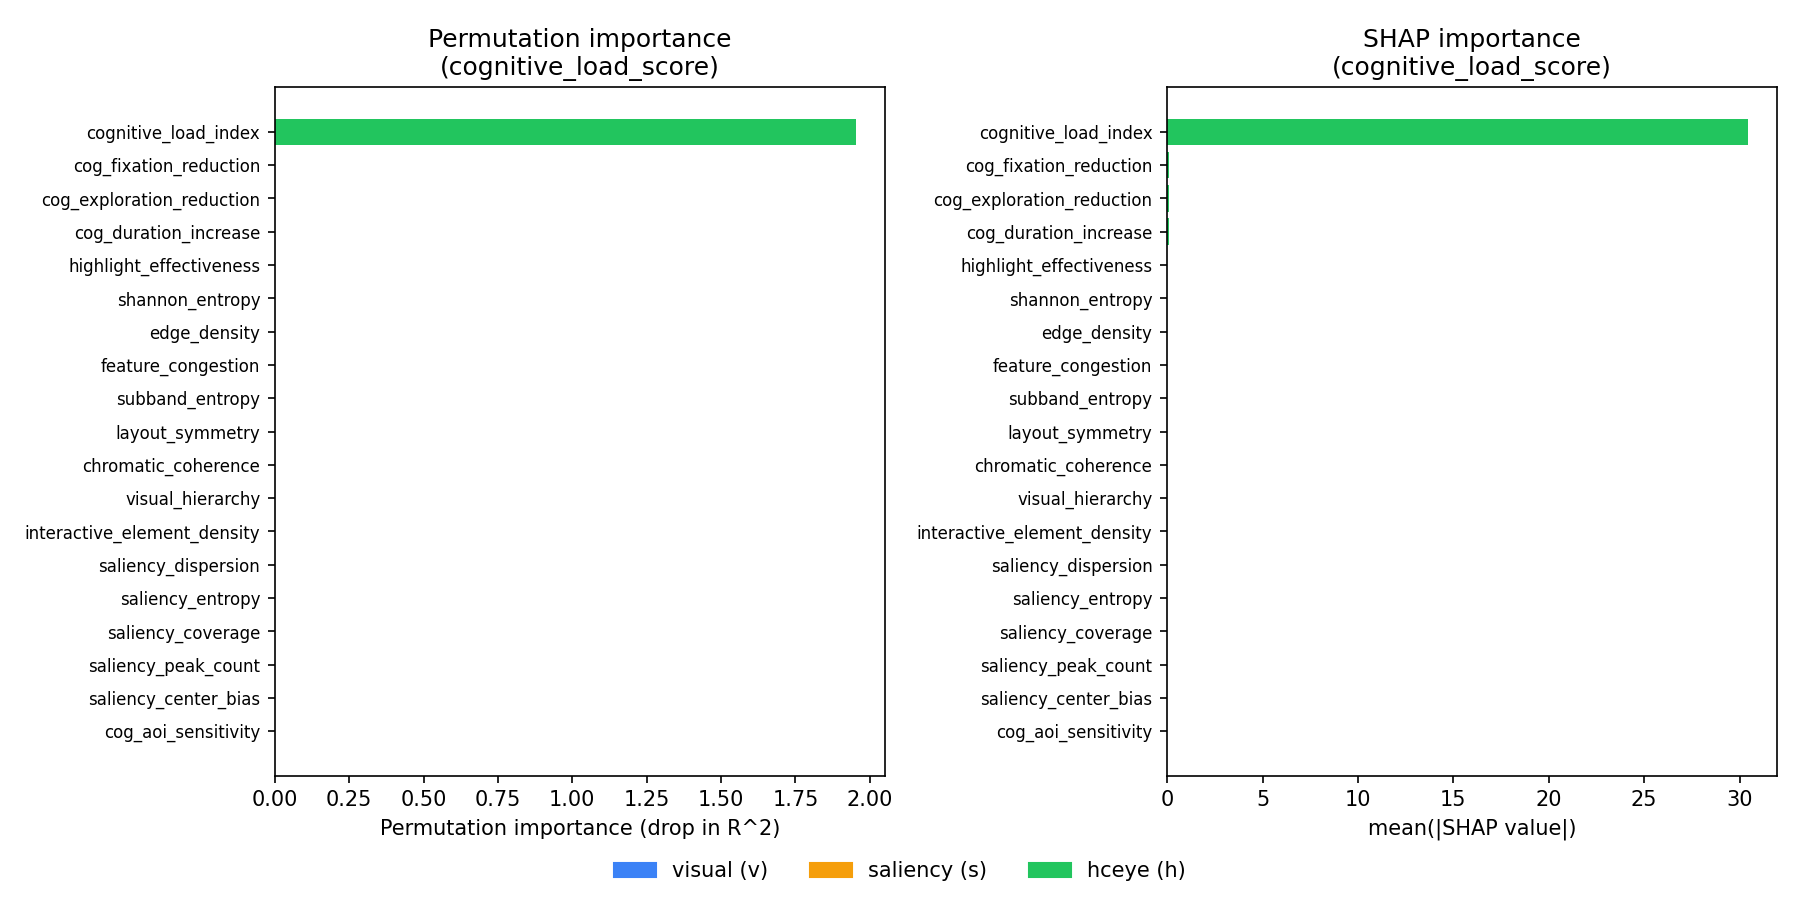

The script that saved this image:
#!/usr/bin/env python3
"""
Feature Ablation + SHAP — Stage 2 Regression Model
===================================================
Answers a critical question raised in supervision: does the UMSI++ saliency
block (s in R^5) add anything to the cognitive-load prediction beyond the
classic visual-complexity block (v in R^8) and the empirical HCEye block
(h in R^6)?

Two complementary analyses are run on the Stage 2 training data:

1. Block ablation (cross-validated R^2)
   Each feature block (v = visual, s = saliency, h = HCEye) is switched on or
   off and the model is re-fitted. The change in 5-fold CV R^2 shows the
   marginal contribution of each block. If s barely moves R^2, UMSI++ does not
   help the regression (a publishable negative result).

2. Per-feature importance (permutation + SHAP)
   On the full 19-feature model we compute two model-agnostic importance
   measures for the headline output (cognitive_load_score):
     - permutation importance (sklearn, always available)
     - SHAP mean(|value|) (TreeExplainer on a Random Forest)
   Agreement between the two rankings makes the finding more trustworthy.

IMPORTANT scientific caveat (must be stated in the thesis)
----------------------------------------------------------
In the current Stage 2 training data the visual (v) and saliency (s) feature
vectors are SIMULATED from HCEye gaze proxies (see
stage2/regression_model.build_training_data), while the HCEye block (h) and the
regression targets (y) are both derived from the same empirical sensitivity
lookup. The h block is therefore expected to dominate almost by construction.
This ablation is thus a diagnostic of the CURRENT model, not yet evidence about
saliency in general; a fair test needs real image-derived v and s features.

Usage
-----
    python scripts/feature_ablation_shap.py

Output
------
    - prints an ablation table and importance rankings to stdout
    - writes scripts/feature_ablation_results.csv (ablation R^2 per block combo)
    - writes scripts/feature_importance_results.csv (per-feature importances)
    - writes scripts/feature_ablation_shap.png (importance bar chart) if
      matplotlib is available

References
----------
    Lundberg, S.M., & Lee, S.-I. (2017). A Unified Approach to Interpreting
        Model Predictions. NeurIPS 2017.  [SHAP]
    Breiman, L. (2001). Random forests. Machine Learning, 45(1), 5-32.
        [permutation importance]
    Das, S. et al. (2024). Shifting Focus with HCEye. ETRA 2024.
"""

import csv
import sys
from itertools import combinations
from pathlib import Path

import numpy as np

# Make the project root importable so we can reuse the Stage 2 data builder.
_THIS_DIR = Path(__file__).resolve().parent
_PROJECT_ROOT = _THIS_DIR.parent
sys.path.insert(0, str(_PROJECT_ROOT))
sys.path.insert(0, str(_PROJECT_ROOT / "stage2"))

from stage2.regression_model import Stage2Model, build_training_data  # noqa: E402

# Default empirical inputs (same as regression_model.py CLI defaults).
_DEFAULT_CSV = _PROJECT_ROOT / "hceye" / "gaze" / "fixation_AOI_metrics_final.csv"
_DEFAULT_LOOKUP = _PROJECT_ROOT / "hceye" / "sensitivity_lookup.json"

# Feature-block layout inside the 19-dim vector (must match Stage2Model).
BLOCKS = {
    "v": (0, 8),    # visual complexity
    "s": (8, 13),   # UMSI++ saliency
    "h": (13, 19),  # HCEye sensitivity
}
BLOCK_LABEL = {
    "v": "visual (v)",
    "s": "saliency (s)",
    "h": "hceye (h)",
}

# Headline output used for the per-feature importance analysis.
PRIMARY_OUTPUT_IDX = 0  # cognitive_load_score


def _block_columns(block_keys):
    """Return the column indices covered by the given block keys."""
    cols = []
    for key in block_keys:
        start, end = BLOCKS[key]
        cols.extend(range(start, end))
    return cols


def _cv_r2(X_sub, y, n_splits=5):
    """Mean 5-fold CV R^2 of a standardised Ridge model on the given columns.

    A scikit-learn Pipeline scales inside each fold, so no information leaks
    from the validation fold into the training fold.
    """
    from sklearn.linear_model import Ridge
    from sklearn.model_selection import KFold, cross_val_score
    from sklearn.multioutput import MultiOutputRegressor
    from sklearn.pipeline import Pipeline
    from sklearn.preprocessing import StandardScaler

    pipe = Pipeline([
        ("scale", StandardScaler()),
        ("reg", MultiOutputRegressor(Ridge(alpha=1.0))),
    ])
    kf = KFold(n_splits=n_splits, shuffle=True, random_state=42)
    # cross_val_score with the default 'r2' scorer averages R^2 across outputs.
    scores = cross_val_score(pipe, X_sub, y, cv=kf, scoring="r2")
    return float(np.mean(scores)), float(np.std(scores))


def run_ablation(X, y):
    """Cross-validated R^2 for every non-empty combination of feature blocks."""
    keys = list(BLOCKS.keys())
    rows = []
    for r in range(1, len(keys) + 1):
        for combo in combinations(keys, r):
            cols = _block_columns(combo)
            mean_r2, std_r2 = _cv_r2(X[:, cols], y)
            rows.append({
                "blocks": "+".join(combo),
                "n_features": len(cols),
                "cv_r2_mean": round(mean_r2, 4),
                "cv_r2_std": round(std_r2, 4),
            })
    # Sort best-first for readability.
    rows.sort(key=lambda d: d["cv_r2_mean"], reverse=True)
    return rows


def marginal_contributions(ablation_rows):
    """Marginal R^2 gain of adding each block to the other two.

    Compares the full v+s+h model against the model with that one block removed.
    A near-zero (or negative) gain means the block does not help.
    """
    by_blocks = {row["blocks"]: row["cv_r2_mean"] for row in ablation_rows}
    full_key = "v+s+h"
    full_r2 = by_blocks.get(full_key)
    gains = {}
    if full_r2 is None:
        return gains
    for drop in ("v", "s", "h"):
        remaining = [k for k in ("v", "s", "h") if k != drop]
        without_key = "+".join(remaining)
        without_r2 = by_blocks.get(without_key)
        if without_r2 is not None:
            gains[drop] = round(full_r2 - without_r2, 4)
    return gains


def per_feature_importance(X, y, feature_names):
    """Permutation + SHAP importance for the primary output on a RF model."""
    from sklearn.ensemble import RandomForestRegressor
    from sklearn.inspection import permutation_importance
    from sklearn.pipeline import Pipeline
    from sklearn.preprocessing import StandardScaler

    y_primary = y[:, PRIMARY_OUTPUT_IDX]

    scaler = StandardScaler()
    X_scaled = scaler.fit_transform(X)

    rf = RandomForestRegressor(n_estimators=300, max_depth=10, random_state=42)
    rf.fit(X_scaled, y_primary)

    # Permutation importance: drop in R^2 when a feature is shuffled.
    perm = permutation_importance(
        rf, X_scaled, y_primary, n_repeats=30, random_state=42, scoring="r2"
    )
    perm_importance = perm.importances_mean

    # SHAP importance: mean absolute SHAP value per feature (TreeExplainer).
    shap_importance = None
    try:
        import shap

        explainer = shap.TreeExplainer(rf)
        shap_values = explainer.shap_values(X_scaled, check_additivity=False)
        # shap_values shape: (n_samples, n_features) for single-output RF.
        shap_importance = np.abs(np.asarray(shap_values)).mean(axis=0)
    except Exception as exc:  # pragma: no cover - SHAP is optional
        print(f"[warn] SHAP unavailable, using permutation only: {exc!r}")

    rows = []
    for i, name in enumerate(feature_names):
        rows.append({
            "feature": name,
            "block": _feature_block(i),
            "perm_importance": round(float(perm_importance[i]), 5),
            "shap_importance": (
                round(float(shap_importance[i]), 5)
                if shap_importance is not None else None
            ),
        })
    rows.sort(key=lambda d: d["perm_importance"], reverse=True)
    return rows


def _feature_block(col_idx):
    """Return the block key ('v'/'s'/'h') that owns a given column index."""
    for key, (start, end) in BLOCKS.items():
        if start <= col_idx < end:
            return key
    return "?"


def _write_csv(path, rows, fieldnames):
    with open(path, "w", newline="") as f:
        writer = csv.DictWriter(f, fieldnames=fieldnames)
        writer.writeheader()
        writer.writerows(rows)
    print(f"Wrote {path}")


def _plot_importance(importance_rows, out_path):
    """Bar chart of per-feature importance (permutation vs SHAP)."""
    try:
        import matplotlib
        matplotlib.use("Agg")
        import matplotlib.pyplot as plt
    except Exception as exc:  # pragma: no cover - plotting is optional
        print(f"[warn] matplotlib unavailable, skipping figure: {exc!r}")
        return

    names = [r["feature"] for r in importance_rows]
    perm = [r["perm_importance"] for r in importance_rows]
    has_shap = importance_rows and importance_rows[0]["shap_importance"] is not None
    block_color = {"v": "#3b82f6", "s": "#f59e0b", "h": "#22c55e"}
    colors = [block_color.get(r["block"], "#888") for r in importance_rows]

    fig, axes = plt.subplots(
        1, 2 if has_shap else 1, figsize=(12 if has_shap else 7, 6), squeeze=False
    )
    y_pos = np.arange(len(names))

    ax = axes[0][0]
    ax.barh(y_pos, perm, color=colors)
    ax.set_yticks(y_pos)
    ax.set_yticklabels(names, fontsize=8)
    ax.invert_yaxis()
    ax.set_xlabel("Permutation importance (drop in R^2)")
    ax.set_title("Permutation importance\n(cognitive_load_score)")

    if has_shap:
        shap_vals = [r["shap_importance"] for r in importance_rows]
        ax2 = axes[0][1]
        ax2.barh(y_pos, shap_vals, color=colors)
        ax2.set_yticks(y_pos)
        ax2.set_yticklabels(names, fontsize=8)
        ax2.invert_yaxis()
        ax2.set_xlabel("mean(|SHAP value|)")
        ax2.set_title("SHAP importance\n(cognitive_load_score)")

    # Shared block-colour legend.
    from matplotlib.patches import Patch
    legend = [
        Patch(color=block_color["v"], label="visual (v)"),
        Patch(color=block_color["s"], label="saliency (s)"),
        Patch(color=block_color["h"], label="hceye (h)"),
    ]
    fig.legend(handles=legend, loc="lower center", ncol=3, frameon=False)
    fig.tight_layout(rect=(0, 0.04, 1, 1))
    fig.savefig(out_path, dpi=150)
    print(f"Wrote {out_path}")


def main():
    print("=" * 68)
    print("  Stage 2 Feature Ablation + SHAP")
    print("=" * 68)

    X, y = build_training_data(str(_DEFAULT_CSV), str(_DEFAULT_LOOKUP))
    feature_names = (
        Stage2Model.VISUAL_FEATURES
        + Stage2Model.SALIENCY_FEATURES
        + Stage2Model.COGNITIVE_FEATURES
    )

    # ---- 1. Block ablation --------------------------------------------------
    print("\n--- Block ablation (5-fold CV R^2, averaged over 3 outputs) ---")
    print(f"{'blocks':<10}{'#feat':>6}{'CV R^2':>12}{'+/- std':>10}")
    ablation_rows = run_ablation(X, y)
    for row in ablation_rows:
        print(
            f"{row['blocks']:<10}{row['n_features']:>6}"
            f"{row['cv_r2_mean']:>12.4f}{row['cv_r2_std']:>10.4f}"
        )

    gains = marginal_contributions(ablation_rows)
    print("\n--- Marginal R^2 gain of each block (full minus block-removed) ---")
    for key in ("v", "s", "h"):
        if key in gains:
            verdict = "helps" if gains[key] > 0.01 else "negligible"
            print(f"  {BLOCK_LABEL[key]:<14} +{gains[key]:+.4f}  ({verdict})")

    # ---- 2. Per-feature importance -----------------------------------------
    print("\n--- Per-feature importance (RF, cognitive_load_score) ---")
    importance_rows = per_feature_importance(X, y, feature_names)
    print(f"{'feature':<30}{'block':>6}{'perm':>10}{'shap':>10}")
    for row in importance_rows:
        shap_str = (
            f"{row['shap_importance']:>10.4f}"
            if row["shap_importance"] is not None else f"{'n/a':>10}"
        )
        print(
            f"{row['feature']:<30}{row['block']:>6}"
            f"{row['perm_importance']:>10.4f}{shap_str}"
        )

    # ---- 3. Persist results -------------------------------------------------
    _write_csv(
        _THIS_DIR / "feature_ablation_results.csv",
        ablation_rows,
        ["blocks", "n_features", "cv_r2_mean", "cv_r2_std"],
    )
    _write_csv(
        _THIS_DIR / "feature_importance_results.csv",
        importance_rows,
        ["feature", "block", "perm_importance", "shap_importance"],
    )
    _plot_importance(importance_rows, _THIS_DIR / "feature_ablation_shap.png")

    print("\nDone. Remember the caveat: v and s are currently simulated from")
    print("gaze proxies, so this ablation diagnoses the CURRENT model only.")


if __name__ == "__main__":
    main()
